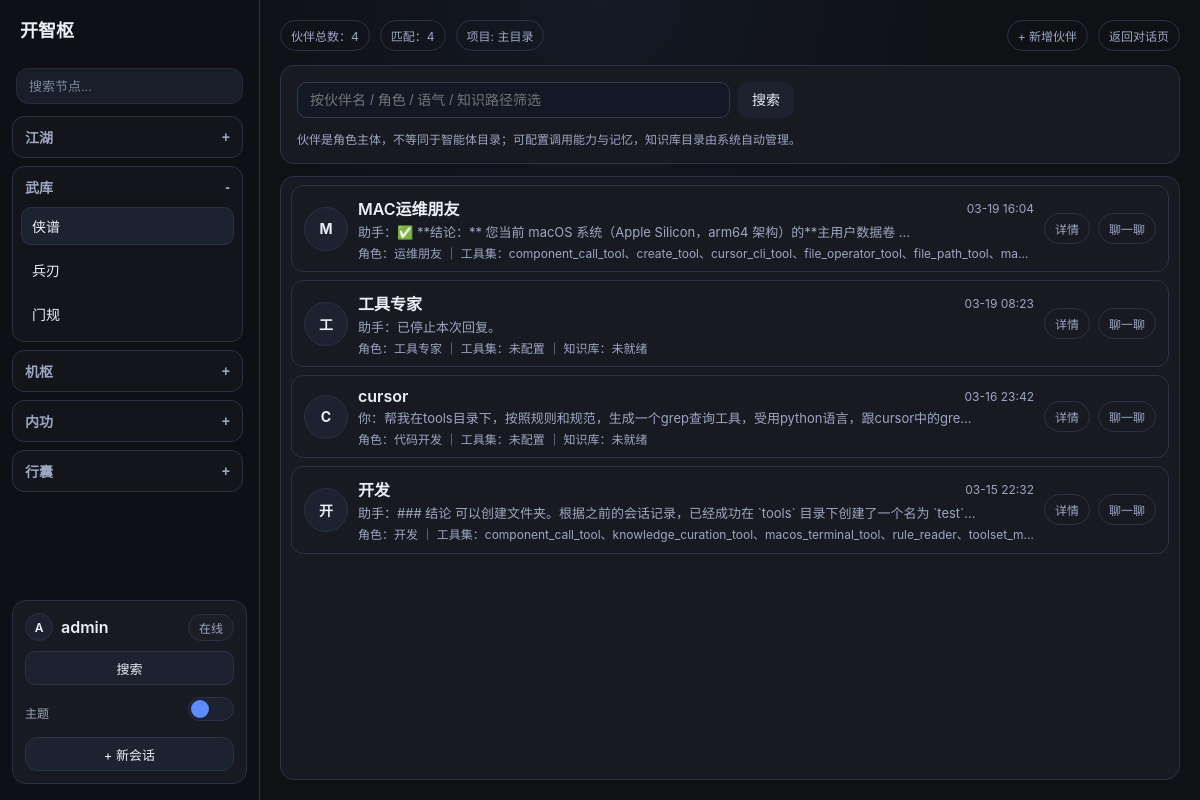
/companions/ (signed in), run on the app's committed database.
### collector/models.py (models this page shows, shortened)
class Project(models.Model):
    name = models.CharField(max_length=100, verbose_name="项目名称")
    path = models.CharField(max_length=500, verbose_name="项目路径", help_text="项目根目录路径，需求文档将保存到该目录下的 doc/01-or 文件夹")
    description = models.TextField(blank=True, verbose_name="项目描述")
    is_default = models.BooleanField(default=False, verbose_name="是否默认项目")
    llm_model = models.ForeignKey(
        LLMModel,
        on_delete=models.SET_NULL,
        null=True,
        blank=True,
        verbose_name="默认大模型",
        help_text="项目默认使用的大语言模型，不设置则使用系统默认模型"
    )
    created_by = models.ForeignKey(
        settings.AUTH_USER_MODEL,
        on_delete=models.CASCADE,
        related_name="projects",
        verbose_name="创建人",
    )
    created_at = models.DateTimeField(auto_now_add=True, verbose_name="创建时间")
    updated_at = models.DateTimeField(auto_now=True, verbose_name="更新时间")
    class Meta:
        ordering = ["-is_default", "-updated_at"]
        verbose_name = "项目"
        verbose_name_plural = "项目"

class CompanionProfile(models.Model):
    LLM_ROUTING_MANUAL = "manual"
    LLM_ROUTING_AUTO = "auto"
    LLM_ROUTING_CHOICES = [
        (LLM_ROUTING_MANUAL, "手动模式"),
        (LLM_ROUTING_AUTO, "自动模式"),
    ]
    LLM_SOURCE_API = "api"
    LLM_SOURCE_LOCAL = "local"
    LLM_SOURCE_CHOICES = [
        (LLM_SOURCE_API, "大模型 API"),
        (LLM_SOURCE_LOCAL, "本地模型"),
    ]
    name = models.CharField(max_length=80, verbose_name="伙伴标识")
    display_name = models.CharField(max_length=120, blank=True, verbose_name="展示名称")
    role_title = models.CharField(max_length=120, blank=True, verbose_name="角色名称")
    persona = models.TextField(blank=True, verbose_name="角色描述")
    tone = models.CharField(max_length=120, blank=True, verbose_name="回复语气")
    memory_notes = models.TextField(blank=True, verbose_name="记忆摘要")
    llm_routing_mode = models.CharField(
        max_length=20,
        choices=LLM_ROUTING_CHOICES,
        default=LLM_ROUTING_MANUAL,
        verbose_name="模型路由模式",
    )
    llm_source_type = models.CharField(
        max_length=20,
        choices=LLM_SOURCE_CHOICES,
        default=LLM_SOURCE_API,
        verbose_name="模型来源",
    )
    llm_api_config = models.ForeignKey(
        LLMApiConfig,
        on_delete=models.SET_NULL,
        related_name="companion_profiles",
        null=True,
        blank=True,
        verbose_name="API 模型配置",
    )
    local_llm_config = models.ForeignKey(
        LocalLLMConfig,
        on_delete=models.SET_NULL,
        related_name="companion_profiles",
        null=True,
        blank=True,
        verbose_name="本地模型配置",
    )
    default_model_name = models.CharField(max_length=120, blank=True, verbose_name="默认使用模型")
    backup_model_tokens = models.JSONField(default=list, blank=True, verbose_name="备用模型列表")
    allowed_agent_modules_text = models.CharField(
        max_length=200,
        blank=True,
        verbose_name="可调用智能体模块",
        help_text="逗号分隔，如 mindforge,skills",
    )
    allowed_control_modules_text = models.CharField(
        max_length=200,
        blank=True,
        verbose_name="可调用组件模块",
        help_text="逗号分隔，如 observe,handle",
    )
    allowed_toolsets_text = models.CharField(
        max_length=300,
        blank=True,
        verbose_name="可调用工具集",
        help_text="逗号分隔，如 component_call_tool,knowledge_curation_tool",
    )
    allowed_control_components_text = models.TextField(
        blank=True,
        verbose_name="可调用组件",
        help_text="逗号分隔 component_key，如 handle.file_reader_component",
    )
    allowed_control_functions_text = models.TextField(
        blank=True,
        verbose_name="可调用组件 API",
        help_text="逗号分隔函数路径，如 component.observe.understand_current_screen",
    )
    adapter_type = models.CharField(
        max_length=40,
        blank=True,
        default="",
        verbose_name="adapter 类型",
        help_text="外部 agent adapter 类型标识，如 process、http；空值表示不使用 adapter",
    )
    adapter_config = models.JSONField(
        default=dict,
        blank=True,
        verbose_name="adapter 配置",
        help_text="adapter 专属配置参数，JSON 格式",
    )
    knowledge_path = models.CharField(
        max_length=300,
        blank=True,
        verbose_name="知识库路径",
        help_text="相对项目根目录，如 data/companions/er-gou/knowledge",
    )
    is_active = models.BooleanField(default=True, verbose_name="是否启用")
    project = models.ForeignKey(
        Project,
        on_delete=models.CASCADE,
        related_name="companions",
        verbose_name="所属项目",
        null=True,
        blank=True,
    )
    created_by = models.ForeignKey(
        settings.AUTH_USER_MODEL,
        on_delete=models.CASCADE,
        related_name="companions",
        verbose_name="创建人",
    )
    created_at = models.DateTimeField(auto_now_add=True, verbose_name="创建时间")
    updated_at = models.DateTimeField(auto_now=True, verbose_name="更新时间")
    class Meta:
        verbose_name = "伙伴配置"
        verbose_name_plural = "伙伴配置"
        ordering = ["-updated_at", "name"]
        constraints = [
            models.UniqueConstraint(fields=["created_by", "project", "name"], name="uniq_user_project_companion"),
        ]
    def get_allowed_agent_modules(self):
        return [item for item in self.allowed_agent_modules_text.split(",") if item]
    def get_allowed_control_modules(self):
        return [item for item in self.allowed_control_modules_text.split(",") if item]
    def get_allowed_toolsets(self):
        return [item for item in self.allowed_toolsets_text.split(",") if item]
    def get_allowed_control_components(self):
        return [item for item in self.allowed_control_components_text.split(",") if item]
    def get_allowed_control_functions(self):
        return [item for item in self.allowed_control_functions_text.split(",") if item]

class RequirementMessage(models.Model):
    ROLE_USER = "user"
    ROLE_ASSISTANT = "assistant"
    ROLE_CHOICES = [
        (ROLE_USER, "用户"),
        (ROLE_ASSISTANT, "助手"),
    ]
    session = models.ForeignKey(
        RequirementSession,
        on_delete=models.CASCADE,
        related_name="messages",
        verbose_name="所属会话",
    )
    role = models.CharField(max_length=20, choices=ROLE_CHOICES, verbose_name="角色")
    content = models.TextField(verbose_name="消息内容")
    attachment = models.FileField(upload_to="chat_attachments/", blank=True, null=True, verbose_name="上传附件")
    created_at = models.DateTimeField(auto_now_add=True, verbose_name="创建时间")
    class Meta:
        ordering = ["created_at"]
        verbose_name = "需求消息"
        verbose_name_plural = "需求消息"

### collector/views.py (the view)
# urls.py: path("companions/", views.companion_list, name="companion_list"),
@login_required
def companion_list(request):
    keyword = request.GET.get("q", "").strip()
    context = _build_chat_context(request)
    current_project = context.get("current_project")
    companions = (
        CompanionProfile.objects.filter(created_by=request.user, project=current_project)
        .select_related("llm_api_config", "local_llm_config")
        .order_by("-updated_at", "name")
    )
    all_items = _build_companion_items(
        companions,
        current_project=current_project,
        keyword="",
        user=request.user,
        order_by_chat_time=True,
    )
    filtered_items = _build_companion_items(
        companions,
        current_project=current_project,
        keyword=keyword,
        user=request.user,
        order_by_chat_time=True,
    )
    context.update(
        {
            "current_nav": "companions",
            "companion_keyword": keyword,
            "companion_items": filtered_items,
            "companion_total": len(all_items),
            "companion_filtered": len(filtered_items),
            "companion_agent_module_map": ALLOWED_AGENT_MODULES,
            "companion_control_module_map": ALLOWED_CONTROL_MODULES,
        }
    )
    return render(request, "collector/companion_list.html", context)

### templates/collector/companion_list.html (shortened to what this page needs)
{% extends "base.html" %}
{% block content %}
<div class="app-shell app-shell-companion">
    <aside class="sidebar sidebar-menu">
        {% include "collector/partials/sidebar_menu.html" %}
    </aside>
    <main class="main-panel">
        <div class="top-actions">
            <div class="top-actions-left">
                <span class="chip">伙伴总数：{{ companion_total }}</span>
                <span class="chip">匹配：{{ companion_filtered }}</span>
                {% if current_project %}
                <span class="chip" title="{{ current_project.path }}">项目: {{ current_project.name }}</span>
                {% endif %}
            </div>
            <div class="top-actions-right">
                <a class="chip" href="{% url 'companion_create' %}">+ 新增伙伴</a>
                <a class="chip" href="{% url 'session_list' %}">返回对话页</a>
            </div>
        </div>
        <section class="panel">
            <div class="companion-toolbar">
                <form method="get" action="{% url 'companion_list' %}" class="companion-search-form">
                    <input type="text" name="q" value="{{ companion_keyword }}" placeholder="按伙伴名 / 角色 / 语气 / 知识路径筛选" class="companion-search-input">
                    <button type="submit" class="companion-toolbar-btn">搜索</button>
                </form>
            </div>
            <div class="meta">伙伴是角色主体，不等同于智能体目录；可配置调用能力与记忆，知识库目录由系统自动管理。</div>
        </section>
        <section class="conversation panel" style="margin-top: 12px;">
            {% if companion_items %}
            <div class="companion-chat-list">
                {% for item in companion_items %}
                <div class="companion-chat-item">
                    <span class="companion-chat-avatar">{{ item.avatar_text }}</span>
                    <div class="companion-chat-main">
                        <div class="companion-chat-header">
                            <span class="companion-chat-name">{{ item.display_name_or_name }}</span>
                            <span class="companion-chat-time">{% if item.last_chat_at %}{{ item.last_chat_at|date:"m-d H:i" }}{% else %}未聊天{% endif %}</span>
                        </div>
                        <div class="companion-chat-summary">{{ item.last_chat_summary }}</div>
                        <div class="companion-chat-submeta">
                            角色：{{ item.role_title|default:"未配置" }} ｜ 工具集：{{ item.toolsets_text }} ｜ 知识库：{% if item.knowledge_exists %}已关联（{{ item.knowledge_file_count }}）{% else %}未就绪{% endif %}
                        </div>
                    </div>
                    <div class="companion-chat-actions">
                        <a class="chip" href="{% url 'companion_edit' item.obj.id %}">详情</a>
                        <a class="chip" href="{% url 'companion_chat' item.obj.id %}" target="_blank" rel="noopener">聊一聊</a>
                    </div>
                </div>
                {% endfor %}
            </div>
            {% endif %}
        </section>
    </main>
</div>
{% endblock %}

### templates/collector/partials/sidebar_menu.html (shortened to what this page needs)
<div class="brand" title="{{ menu_labels.system_name_hint }}">{{ menu_labels.system_name }}</div>
<div class="sidebar-search-shell">
    <input type="text" class="sidebar-search-input" placeholder="搜索节点..." aria-label="搜索节点（即将开放）" disabled>
</div>
<div class="menu-tree">
    <section class="menu-section is-open" data-menu-section>
        <button type="button" class="menu-section-toggle" data-menu-toggle>
            <span title="{{ menu_labels.chat_group_hint }}">{{ menu_labels.chat_group }}</span>
            <span class="menu-toggle-mark">-</span>
        </button>
    </section>
    <section class="menu-section {% if current_nav == 'agent_items' or current_nav == 'system_skills' or current_nav == 'system_rules' or current_nav == 'toolset_list' or current_nav == 'companions' %}is-open{% endif %}" data-menu-section>
        <button type="button" class="menu-section-toggle" data-menu-toggle>
            <span title="{{ menu_labels.agent_group_hint }}">{{ menu_labels.agent_group }}</span>
            <span class="menu-toggle-mark"></span>
        </button>
        <div class="menu-section-body">
            <a class="menu-item-link {% if current_nav == 'companions' and not current_companion_nav_id %}active{% endif %}" href="{% url 'companion_list' %}" title="{{ menu_labels.companion_management_hint }}">{{ menu_labels.companion_management }}</a>
            <a class="menu-item-link {% if current_nav == 'toolset_list' %}active{% endif %}" href="{% url 'toolset_list' %}" title="{{ menu_labels.toolset_hint }}">{{ menu_labels.toolset }}</a>
            <a class="menu-item-link {% if current_nav == 'system_rules' %}active{% endif %}" href="{% url 'system_rule_list' %}" title="{{ menu_labels.rules_hint }}">{{ menu_labels.rules }}</a>
        </div>
    </section>
    <section class="menu-section {% if control_active_module %}is-open{% endif %}" data-menu-section>
        <button type="button" class="menu-section-toggle" data-menu-toggle>
            <span title="{{ menu_labels.component_group_hint }}">{{ menu_labels.component_group }}</span>
            <span class="menu-toggle-mark">{% if control_active_module %}-{% else %}+{% endif %}</span>
        </button>
    </section>
    <section class="menu-section {% if current_nav == 'models_api' or current_nav == 'models_local' %}is-open{% endif %}" data-menu-section>
        <button type="button" class="menu-section-toggle" data-menu-toggle>
            <span>{{ menu_labels.model_group }}</span>
            <span class="menu-toggle-mark">{% if current_nav == 'models_api' or current_nav == 'models_local' %}-{% else %}+{% endif %}</span>
        </button>
    </section>
    <section class="menu-section {% if current_nav == 'settings_projects' or current_nav == 'settings_requirements' or current_nav == 'settings_profile' or current_nav == 'settings_admin' %}is-open{% endif %}" data-menu-section>
        <button type="button" class="menu-section-toggle" data-menu-toggle>
            <span>{{ menu_labels.settings_group }}</span>
            <span class="menu-toggle-mark">{% if current_nav == 'settings_projects' or current_nav == 'settings_requirements' or current_nav == 'settings_profile' or current_nav == 'settings_admin' %}-{% else %}+{% endif %}</span>
        </button>
    </section>
</div>
<div class="panel user-card">
    <div class="user-top-row">
        <a class="user-profile-link" href="{% url 'profile_settings' %}" title="进入个人设置">
            <span class="user-avatar" aria-hidden="true">{{ request.user.username|first|upper }}</span>
            <span class="user-name">{{ request.user.username }}</span>
        </a>
        <span class="user-status-chip">在线</span>
    </div>
    <a class="sidebar-search-btn {% if current_nav == 'capability_search' %}active{% endif %}" href="{% url 'capability_search' %}">搜索</a>
    <form action="{% url 'system_settings' %}" method="post" class="user-theme-form" style="margin-top: 12px;">
        <span class="meta" style="margin: 0;">主题</span>
        <label class="sidebar-theme-toggle" for="sidebarThemeToggle">
            <span class="sidebar-theme-slider"></span>
        </label>
    </form>
    <div class="sidebar-bottom-actions">
        <a class="sidebar-new-session-btn" href="{% url 'session_create' %}">+ 新会话</a>
    </div>
</div>

### data on the page
Project: name "主目录"
CompanionProfile: display_name_or_name "MAC运维朋友", role_title "运维朋友"
RequirementMessage: last_chat_at "03-19 16:04"
CompanionProfile: display_name_or_name "工具专家", role_title "工具专家"
RequirementMessage: last_chat_at "03-19 08:23"
CompanionProfile: display_name_or_name "cursor", role_title "代码开发"
RequirementMessage: last_chat_at "03-16 23:42"
CompanionProfile: display_name_or_name "开发", role_title "开发"
RequirementMessage: last_chat_at "03-15 22:32"

### other printed values
{{ menu_labels.system_name }} "开智枢"
{{ menu_labels.chat_group }} "江湖"
{{ menu_labels.agent_group }} "武库"
{{ menu_labels.companion_management }} "侠谱"
{{ menu_labels.toolset }} "兵刃"
{{ menu_labels.rules }} "门规"
{{ menu_labels.component_group }} "机枢"
{{ menu_labels.model_group }} "内功"
{{ menu_labels.settings_group }} "行囊"
{{ request.user.username|first|upper }} "A"
{{ request.user.username }} "admin"
{{ companion_total }} "4"
{{ companion_filtered }} "4"
{{ item.avatar_text }} "M" "工" "C" "开"
{{ item.last_chat_summary }} "助手：✅ **结论：** 您当前 macOS 系统（Apple Silicon，arm64 架构）的**主用户数据卷 ..." "助手：已停止本次回复。" "你：帮我在tools目录下，按照规则和规范，生成一个grep查询工具，受用python语言，跟cursor中的gre..." "助手：### 结论 可以创建文件夹。根据之前的会话记录，已经成功在 `tools` 目录下创建了一个名为 `test`..."
